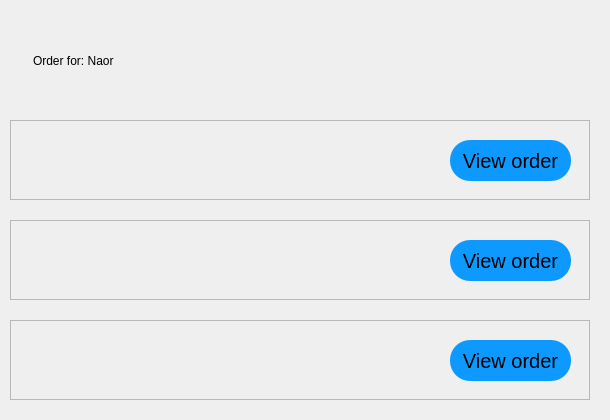
<?xml version="1.0" encoding="UTF-8"?>
<ui version="4.0">
 <class>Dialog</class>
 <widget class="QDialog" name="Dialog">
  <property name="geometry">
   <rect>
    <x>0</x>
    <y>0</y>
    <width>610</width>
    <height>420</height>
   </rect>
  </property>
  <property name="windowTitle">
   <string>Dialog</string>
  </property>
  <widget class="QLabel" name="list_titel">
   <property name="geometry">
    <rect>
     <x>10</x>
     <y>20</y>
     <width>581</width>
     <height>81</height>
    </rect>
   </property>
   <property name="styleSheet">
    <string notr="true">font: 20pt &quot;Calibri&quot;;
padding-left:20px;</string>
   </property>
   <property name="text">
    <string>Order for: Naor</string>
   </property>
   <property name="alignment">
    <set>Qt::AlignLeading|Qt::AlignLeft|Qt::AlignVCenter</set>
   </property>
  </widget>
  <widget class="QFrame" name="order_frame_1">
   <property name="geometry">
    <rect>
     <x>10</x>
     <y>120</y>
     <width>580</width>
     <height>80</height>
    </rect>
   </property>
   <property name="frameShape">
    <enum>QFrame::StyledPanel</enum>
   </property>
   <property name="frameShadow">
    <enum>QFrame::Raised</enum>
   </property>
   <widget class="QLabel" name="order_dates_1">
    <property name="geometry">
     <rect>
      <x>10</x>
      <y>10</y>
      <width>251</width>
      <height>51</height>
     </rect>
    </property>
    <property name="styleSheet">
     <string notr="true">font: 16pt &quot;Calibri&quot;;</string>
    </property>
    <property name="text">
     <string/>
    </property>
    <property name="alignment">
     <set>Qt::AlignCenter</set>
    </property>
   </widget>
   <widget class="QLabel" name="order_guests_1">
    <property name="geometry">
     <rect>
      <x>270</x>
      <y>10</y>
      <width>121</width>
      <height>51</height>
     </rect>
    </property>
    <property name="styleSheet">
     <string notr="true">font: 16pt &quot;Calibri&quot;;</string>
    </property>
    <property name="text">
     <string/>
    </property>
    <property name="alignment">
     <set>Qt::AlignCenter</set>
    </property>
   </widget>
   <widget class="QPushButton" name="order_view_btn_1">
    <property name="geometry">
     <rect>
      <x>440</x>
      <y>20</y>
      <width>121</width>
      <height>41</height>
     </rect>
    </property>
    <property name="styleSheet">
     <string notr="true">background-color: rgb(13, 153, 255);
border-radius:20px;
font-size:20px;
</string>
    </property>
    <property name="text">
     <string>View order</string>
    </property>
   </widget>
  </widget>
  <widget class="QFrame" name="order_frame_2">
   <property name="geometry">
    <rect>
     <x>10</x>
     <y>220</y>
     <width>580</width>
     <height>80</height>
    </rect>
   </property>
   <property name="frameShape">
    <enum>QFrame::StyledPanel</enum>
   </property>
   <property name="frameShadow">
    <enum>QFrame::Raised</enum>
   </property>
   <widget class="QLabel" name="order_dates_2">
    <property name="geometry">
     <rect>
      <x>10</x>
      <y>10</y>
      <width>251</width>
      <height>51</height>
     </rect>
    </property>
    <property name="styleSheet">
     <string notr="true">font: 16pt &quot;Calibri&quot;;</string>
    </property>
    <property name="text">
     <string/>
    </property>
    <property name="alignment">
     <set>Qt::AlignCenter</set>
    </property>
   </widget>
   <widget class="QLabel" name="order_guests_2">
    <property name="geometry">
     <rect>
      <x>270</x>
      <y>10</y>
      <width>121</width>
      <height>51</height>
     </rect>
    </property>
    <property name="styleSheet">
     <string notr="true">font: 16pt &quot;Calibri&quot;;</string>
    </property>
    <property name="text">
     <string/>
    </property>
    <property name="alignment">
     <set>Qt::AlignCenter</set>
    </property>
   </widget>
   <widget class="QPushButton" name="order_view_btn_2">
    <property name="geometry">
     <rect>
      <x>440</x>
      <y>20</y>
      <width>121</width>
      <height>41</height>
     </rect>
    </property>
    <property name="styleSheet">
     <string notr="true">background-color: rgb(13, 153, 255);
border-radius:20px;
font-size:20px;
</string>
    </property>
    <property name="text">
     <string>View order</string>
    </property>
   </widget>
  </widget>
  <widget class="QFrame" name="order_frame_3">
   <property name="geometry">
    <rect>
     <x>10</x>
     <y>320</y>
     <width>580</width>
     <height>80</height>
    </rect>
   </property>
   <property name="frameShape">
    <enum>QFrame::StyledPanel</enum>
   </property>
   <property name="frameShadow">
    <enum>QFrame::Raised</enum>
   </property>
   <widget class="QLabel" name="order_dates_3">
    <property name="geometry">
     <rect>
      <x>10</x>
      <y>10</y>
      <width>251</width>
      <height>51</height>
     </rect>
    </property>
    <property name="styleSheet">
     <string notr="true">font: 16pt &quot;Calibri&quot;;</string>
    </property>
    <property name="text">
     <string/>
    </property>
    <property name="alignment">
     <set>Qt::AlignCenter</set>
    </property>
   </widget>
   <widget class="QLabel" name="order_guests_3">
    <property name="geometry">
     <rect>
      <x>270</x>
      <y>10</y>
      <width>121</width>
      <height>51</height>
     </rect>
    </property>
    <property name="styleSheet">
     <string notr="true">font: 16pt &quot;Calibri&quot;;</string>
    </property>
    <property name="text">
     <string/>
    </property>
    <property name="alignment">
     <set>Qt::AlignCenter</set>
    </property>
   </widget>
   <widget class="QPushButton" name="order_view_btn_3">
    <property name="geometry">
     <rect>
      <x>440</x>
      <y>20</y>
      <width>121</width>
      <height>41</height>
     </rect>
    </property>
    <property name="styleSheet">
     <string notr="true">background-color: rgb(13, 153, 255);
border-radius:20px;
font-size:20px;
</string>
    </property>
    <property name="text">
     <string>View order</string>
    </property>
   </widget>
  </widget>
 </widget>
 <resources/>
 <connections/>
</ui>
